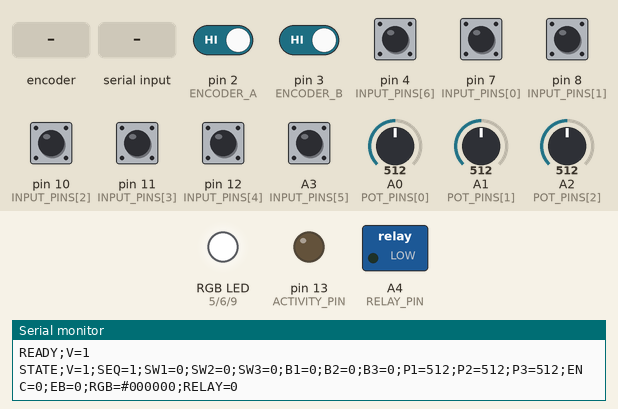
Simulated run of this sketch. Board: Arduino Uno, built with avr-gcc and run on an emulated ATmega328P. On the bench: switched loads named in the sketch (green lamp = pin HIGH), an RGB LED mixed from three pins (HIGH = lit), output pins drawn as LEDs (lit = HIGH), the last lines printed to the serial monitor. Dashed ring = blinking. Inputs (shaded band) come from the test bench; at power-on: A3 (INPUT_PINS[5]), pin 2 (ENCODER_A), pin 3 (ENCODER_B), pin 4 (INPUT_PINS[6]), pin 7 (INPUT_PINS[0]), pin 8 (INPUT_PINS[1]), pin 10 (INPUT_PINS[2]), pin 11 (INPUT_PINS[3]), pin 12 (INPUT_PINS[4]) HIGH, A0 (POT_PINS[0]) = 512, A1 (POT_PINS[1]) = 512, A2 (POT_PINS[2]) = 512.

Above: at 1.2 s.
1.3 s: rotary encoder on pin 2 (ENCODER_A) / pin 3 (ENCODER_B) turned 3 steps (first pin leading)
At 1.48 s:
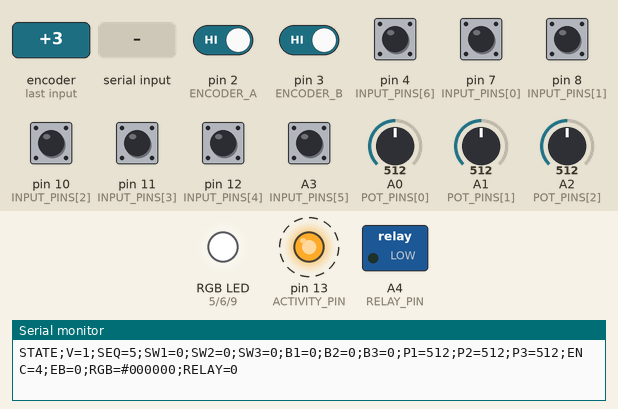
3.4 s: "0\n" received over Serial
At 4.4 s:
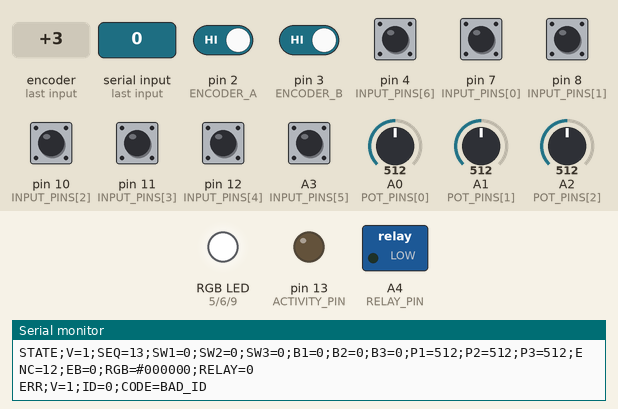
Timing chart, 0 to 6.4 s (numbered marks = the images above; inputs shaded):
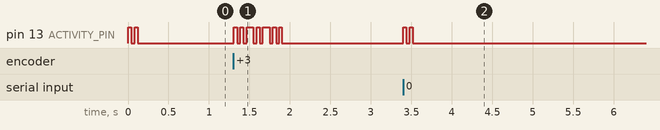

The sketch:

totem_uno.ino
```cpp
// TotemDuino v1.9 (Uno / ATmega328P), I/O Side Panel v1.7.
// No third-party Arduino libraries. Pin allocation is listed in the project README.
#include <Arduino.h>
#include <avr/pgmspace.h>
#include <stdint.h>
#include <stdio.h>
#include <stdlib.h>
#include <string.h>
#include "types.h"

// Project defaults, not manufacturer-prescribed timings.
const uint32_t BAUD_RATE = 115200;
const uint16_t DEBOUNCE_MS = 15;
const uint16_t POT_SAMPLE_MS = 20;
const uint16_t POT_DELTA = 4;
const uint16_t ENCODER_REPORT_MS = 10;
const uint16_t LED_BLINK_MS = 40;
const uint16_t LED_ACTIVITY_MS = 120;
const int8_t ENCODER_DIRECTION = 1;  // Change to -1 if the physical direction is opposite.

const uint8_t INPUT_PINS[7] = {7, 8, 10, 11, 12, A3, 4};
const uint8_t POT_PINS[3] = {A0, A1, A2};
const uint8_t RGB_R = 5, RGB_G = 6, RGB_B = 9;
const uint8_t RELAY_PIN = A4, ACTIVITY_PIN = 13;
const uint8_t ENCODER_A = 2, ENCODER_B = 3;

void stateFrame(uint8_t kind, uint32_t id = 0);

const uint8_t QUEUE_SIZE = 16;
Frame queue[QUEUE_SIZE];
uint8_t queueHead = 0, queueCount = 0;
Debouncer inputs[7];
Snapshot current = {};
volatile uint32_t encoderTicks = 0;
volatile uint8_t encoderPhase = 0;
uint32_t sequence = 0, lostFrames = 0;
uint32_t lastPotSample = 0, lastEncoderReport = 0;
char receiveBuffer[80];
uint8_t receiveLength = 0;
bool discardLine = false;
uint8_t discardError = LINE_TOO_LONG;
char transmitBuffer[240];
uint16_t transmitLength = 0, transmitPosition = 0;
uint32_t lastActivity = 0, lastLEDToggle = 0;
bool trafficSeen = false, ledOn = false;

void encoderInterrupt() {
  // Each valid quadrature edge is one count; not an assumed mechanical click.
  static const int8_t transitions[16] = {0, -1, 1, 0, 1, 0, 0, -1, -1, 0, 0, 1, 0, 1, -1, 0};
  const uint8_t phase = (digitalRead(ENCODER_A) << 1) | digitalRead(ENCODER_B);
  const int8_t delta = transitions[(encoderPhase << 2) | phase] * ENCODER_DIRECTION;
  encoderTicks += delta;  // Unsigned arithmetic gives defined counter wraparound.
  encoderPhase = phase;
}

int32_t readEncoder() {
  noInterrupts();
  const uint32_t value = encoderTicks;
  interrupts();
  return static_cast<int32_t>(value);
}

void activity() {
  const uint32_t now = millis();
  if (!trafficSeen || static_cast<uint32_t>(now - lastActivity) >= LED_ACTIVITY_MS) {
    ledOn = true;
    digitalWrite(ACTIVITY_PIN, HIGH);
    lastLEDToggle = now;
  }
  trafficSeen = true;
  lastActivity = now;
}

void updateLED() {
  const uint32_t now = millis();
  if (!trafficSeen || static_cast<uint32_t>(now - lastActivity) >= LED_ACTIVITY_MS) {
    ledOn = false;
    digitalWrite(ACTIVITY_PIN, LOW);
  } else if (static_cast<uint32_t>(now - lastLEDToggle) >= LED_BLINK_MS) {
    ledOn = !ledOn;
    digitalWrite(ACTIVITY_PIN, ledOn ? HIGH : LOW);
    lastLEDToggle = now;
  }
}

void applyOutputs() {
  analogWrite(RGB_R, 255 - current.red);
  analogWrite(RGB_G, 255 - current.green);
  analogWrite(RGB_B, 255 - current.blue);
  digitalWrite(RELAY_PIN, current.relay ? HIGH : LOW);
}

bool enqueue(const Frame &frame) {
  if (queueCount == QUEUE_SIZE) return false;
  queue[(queueHead + queueCount) % QUEUE_SIZE] = frame;
  ++queueCount;
  return true;
}

void stateFrame(uint8_t kind, uint32_t id) {
  Frame frame = {};
  frame.kind = kind;
  frame.id = id;
  frame.seq = ++sequence;
  frame.state = current;
  if (!enqueue(frame) && lostFrames != UINT32_MAX) ++lostFrames;
}

void errorFrame(uint32_t id, uint8_t code) {
  Frame frame = {};
  frame.kind = ERROR_FRAME;
  frame.id = id;
  frame.error = code;
  enqueue(frame); // pumpReceive only processes commands while a queue slot is free.
}

bool parseID(const char *text, uint32_t &value) {
  if (!text || !*text) return false;
  value = 0;
  while (*text) {
    if (*text < '0' || *text > '9') return false;
    const uint8_t digit = *text++ - '0';
    if (value > (UINT32_MAX - digit) / 10) return false;
    value = value * 10 + digit;
  }
  return value != 0;
}

int8_t hexDigit(char c) {
  if (c >= '0' && c <= '9') return c - '0';
  if (c >= 'a' && c <= 'f') return c - 'a' + 10;
  if (c >= 'A' && c <= 'F') return c - 'A' + 10;
  return -1;
}

void command(char *line) {
  // Exact order: KIND;V=1;ID=n[;VALUE=x]. Empty and extra fields are rejected.
  char *tokens[5] = {};
  uint8_t count = 0;
  tokens[count++] = line;
  for (char *p = line; *p; ++p) {
    if (*p == ';') {
      *p = '\0';
      if (count == 5) { errorFrame(0, BAD_COMMAND); return; }
      tokens[count++] = p + 1;
    }
  }
  uint32_t id = 0;
  if (count < 3 || strncmp(tokens[2], "ID=", 3) || !parseID(tokens[2] + 3, id)) {
    errorFrame(0, BAD_ID); return;
  }
  if (strcmp(tokens[1], "V=1")) { errorFrame(id, BAD_VERSION); return; }
  if (!strcmp(tokens[0], "GET") && count == 3) {
    current.encoder = readEncoder();
    stateFrame(ACK_FRAME, id);
    return;
  }
  if (count != 4 || strncmp(tokens[3], "VALUE=", 6)) { errorFrame(id, BAD_COMMAND); return; }
  const char *value = tokens[3] + 6;
  if (!strcmp(tokens[0], "RGB")) {
    if (strlen(value) != 7 || value[0] != '#') { errorFrame(id, BAD_VALUE); return; }
    uint8_t channels[3];
    for (uint8_t i = 0; i < 3; ++i) {
      const int8_t hi = hexDigit(value[1 + 2 * i]), lo = hexDigit(value[2 + 2 * i]);
      if (hi < 0 || lo < 0) { errorFrame(id, BAD_VALUE); return; }
      channels[i] = (hi << 4) | lo;
    }
    current.red = channels[0]; current.green = channels[1]; current.blue = channels[2];
  } else if (!strcmp(tokens[0], "RELAY")) {
    if (strcmp(value, "0") && strcmp(value, "1")) { errorFrame(id, BAD_VALUE); return; }
    current.relay = value[0] - '0';
  } else { errorFrame(id, BAD_COMMAND); return; }
  applyOutputs();
  current.encoder = readEncoder();
  stateFrame(ACK_FRAME, id);  // Applied software values, not optical/contact feedback.
}

void pumpReceive() {
  while (Serial.available() && queueCount < QUEUE_SIZE) {
    const char c = Serial.read();
    activity();
    if (c == '\r') continue;
    if (c == '\n') {
      if (discardLine) errorFrame(0, discardError);
      else if (receiveLength) { receiveBuffer[receiveLength] = '\0'; command(receiveBuffer); }
      receiveLength = 0; discardLine = false;
    } else if (!discardLine) {
      if (c < 32 || c > 126) { discardLine = true; discardError = BAD_CHAR; }
      else if (receiveLength == sizeof(receiveBuffer) - 1) { discardLine = true; discardError = LINE_TOO_LONG; }
      else receiveBuffer[receiveLength++] = c;
    }
  }
}

void formatFrame(const Frame &frame) {
  int n = 0;
  if (frame.kind == READY_FRAME) {
    n = snprintf_P(transmitBuffer, sizeof(transmitBuffer), PSTR("READY;V=1\n"));
  } else if (frame.kind == GAP_FRAME) {
    n = snprintf_P(transmitBuffer, sizeof(transmitBuffer), PSTR("GAP;V=1;LOST=%lu\n"), static_cast<unsigned long>(frame.id));
  } else if (frame.kind == ERROR_FRAME) {
    const char *codes[] = {"BAD_COMMAND", "BAD_ID", "BAD_VALUE", "BAD_VERSION", "LINE_TOO_LONG", "BAD_CHAR"};
    n = snprintf_P(transmitBuffer, sizeof(transmitBuffer), PSTR("ERR;V=1;ID=%lu;CODE=%s\n"), static_cast<unsigned long>(frame.id), codes[frame.error]);
  } else {
    const Snapshot &s = frame.state;
    const bool ack = frame.kind == ACK_FRAME;
    n = snprintf_P(transmitBuffer, sizeof(transmitBuffer),
        PSTR("%s;V=1;SEQ=%lu;SW1=%u;SW2=%u;SW3=%u;B1=%u;B2=%u;B3=%u;P1=%u;P2=%u;P3=%u;ENC=%ld;EB=%u;RGB=#%02X%02X%02X;RELAY=%u"),
        ack ? "ACK" : "STATE", static_cast<unsigned long>(frame.seq),
        (s.bits >> 0) & 1, (s.bits >> 1) & 1, (s.bits >> 2) & 1,
        (s.bits >> 3) & 1, (s.bits >> 4) & 1, (s.bits >> 5) & 1,
        s.pots[0], s.pots[1], s.pots[2], static_cast<long>(s.encoder), (s.bits >> 6) & 1,
        s.red, s.green, s.blue, s.relay);
    if (n > 0 && n < static_cast<int>(sizeof(transmitBuffer))) {
      if (ack) n += snprintf_P(transmitBuffer + n, sizeof(transmitBuffer) - n, PSTR(";ID=%lu\n"), static_cast<unsigned long>(frame.id));
      else n += snprintf_P(transmitBuffer + n, sizeof(transmitBuffer) - n, PSTR("\n"));
    }
  }
  transmitLength = n > 0 && n < static_cast<int>(sizeof(transmitBuffer)) ? n : 0;
  transmitPosition = 0;
}

void pumpTransmit() {
  if (transmitPosition == transmitLength && queueCount) {
    formatFrame(queue[queueHead]);
    queueHead = (queueHead + 1) % QUEUE_SIZE;
    --queueCount;
  }
  // Never wait for a complete line to fit in the UART buffer.
  while (transmitPosition < transmitLength && Serial.availableForWrite() > 0) {
    Serial.write(static_cast<uint8_t>(transmitBuffer[transmitPosition++]));
    activity();
  }
}

void scanInputs() {
  const uint32_t now = millis();
  bool changed = false;
  for (uint8_t i = 0; i < 7; ++i) {
    const bool pressed = digitalRead(INPUT_PINS[i]) == LOW;
    if (pressed != inputs[i].raw) { inputs[i].raw = pressed; inputs[i].changedAt = now; }
    if (pressed != inputs[i].stable && static_cast<uint32_t>(now - inputs[i].changedAt) >= DEBOUNCE_MS) {
      inputs[i].stable = pressed;
      if (pressed) current.bits |= 1 << i; else current.bits &= ~(1 << i);
      changed = true;
    }
  }
  if (static_cast<uint32_t>(now - lastPotSample) >= POT_SAMPLE_MS) {
    lastPotSample = now;
    for (uint8_t i = 0; i < 3; ++i) {
      const uint16_t sample = analogRead(POT_PINS[i]);
      const int difference = static_cast<int>(sample) - static_cast<int>(current.pots[i]);
      if (abs(difference) >= POT_DELTA || ((sample == 0 || sample == 1023) && sample != current.pots[i])) {
        current.pots[i] = sample; changed = true;
      }
    }
  }
  if (static_cast<uint32_t>(now - lastEncoderReport) >= ENCODER_REPORT_MS) {
    lastEncoderReport = now;
    const int32_t value = readEncoder();
    if (value != current.encoder) { current.encoder = value; changed = true; }
  }
  if (changed) stateFrame(STATE_FRAME);
}

void setup() {
  // Preload inactive levels before switching pins to OUTPUT.
  digitalWrite(RELAY_PIN, LOW); pinMode(RELAY_PIN, OUTPUT);
  digitalWrite(RGB_R, HIGH); digitalWrite(RGB_G, HIGH); digitalWrite(RGB_B, HIGH);
  pinMode(RGB_R, OUTPUT); pinMode(RGB_G, OUTPUT); pinMode(RGB_B, OUTPUT);
  digitalWrite(ACTIVITY_PIN, LOW); pinMode(ACTIVITY_PIN, OUTPUT);
  for (uint8_t i = 0; i < 7; ++i) {
    pinMode(INPUT_PINS[i], i == 6 ? INPUT : INPUT_PULLUP);
    inputs[i].raw = inputs[i].stable = digitalRead(INPUT_PINS[i]) == LOW;
    if (inputs[i].stable) current.bits |= 1 << i;
  }
  for (uint8_t i = 0; i < 3; ++i) current.pots[i] = analogRead(POT_PINS[i]);
  pinMode(ENCODER_A, INPUT); pinMode(ENCODER_B, INPUT);
  encoderPhase = (digitalRead(ENCODER_A) << 1) | digitalRead(ENCODER_B);
  attachInterrupt(digitalPinToInterrupt(ENCODER_A), encoderInterrupt, CHANGE);
  attachInterrupt(digitalPinToInterrupt(ENCODER_B), encoderInterrupt, CHANGE);
  applyOutputs();
  Serial.begin(BAUD_RATE);
  Frame ready = {}; ready.kind = READY_FRAME; enqueue(ready);
  stateFrame(STATE_FRAME);
}

void loop() {
  pumpTransmit();
  scanInputs();
  // Bounded queues cannot promise unlimited retention: announce loss and resynchronize.
  if (lostFrames && queueCount <= QUEUE_SIZE - 2) {
    Frame gap = {}; gap.kind = GAP_FRAME; gap.id = lostFrames;
    lostFrames = 0; enqueue(gap); stateFrame(STATE_FRAME);
  }
  pumpReceive();
  pumpTransmit();
  updateLED();
}
```

types.h
```cpp
#pragma once
#include <stdint.h>

// Keep custom types visible to Arduino's generated function prototypes.
struct Debouncer {
  bool raw;
  bool stable;
  uint32_t changedAt;
};
struct Snapshot {
  uint8_t bits;
  uint16_t pots[3];
  int32_t encoder;
  uint8_t red, green, blue, relay;
};
enum FrameKind : uint8_t { READY_FRAME, STATE_FRAME, ACK_FRAME, ERROR_FRAME, GAP_FRAME };
enum ErrorCode : uint8_t { BAD_COMMAND, BAD_ID, BAD_VALUE, BAD_VERSION, LINE_TOO_LONG, BAD_CHAR };
struct Frame {
  Snapshot state;
  uint32_t seq;
  uint32_t id;  // Also holds LOST for GAP_FRAME.
  uint8_t kind;
  uint8_t error;
};
```

Measured:
- after the input at 1.3 s, pin 13 (ACTIVITY_PIN): alternates HIGH for 0.04 s and LOW for 0.04 s, 14 changes in all, then stays LOW, starting at once
- after the input at 3.4 s, pin 13 (ACTIVITY_PIN): alternates HIGH for 0.04 s and LOW for 0.04 s, 4 changes in all, then stays LOW, starting at once
- by itself, pin 13 (ACTIVITY_PIN): alternates HIGH for 0.04 s and LOW for 0.04 s, 4 changes in all, then stays LOW
